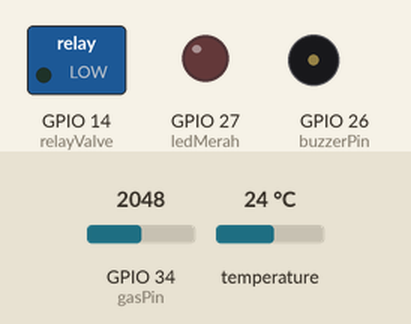
This sketch was run on a simulated ESP32. On the bench: switched loads named in the sketch (green lamp = pin HIGH), output pins drawn as LEDs (lit = HIGH), buzzer (waves = sounding, pin HIGH). The inputs (shaded band) are chosen by the test bench; at power-on: GPIO 34 (gasPin) = 2048, temperature 24 °C. WiFi joins after 1.5 s; servers stay silent unless stated; no MQTT or app messages arrive unless stated; what the sketch prints to the serial monitor is not drawn.

Above: at 2.7 s.
2.8 s: GPIO 34 (gasPin) set to 1951
At 3.6 s:
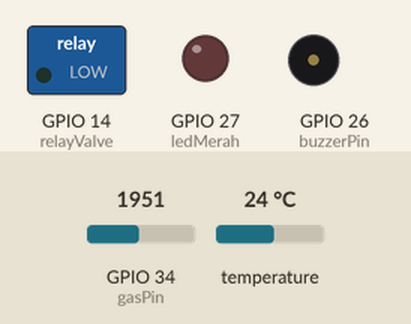
12.2 s: GPIO 34 (gasPin) set to 2040
At 16.9 s:
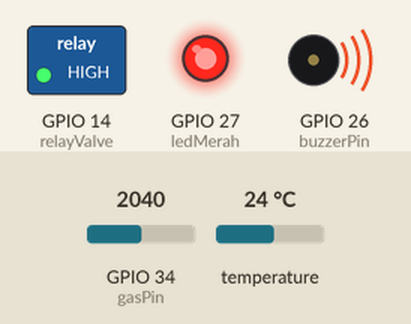
19.1 s: GPIO 34 (gasPin) set to 1960
At 21.9 s:
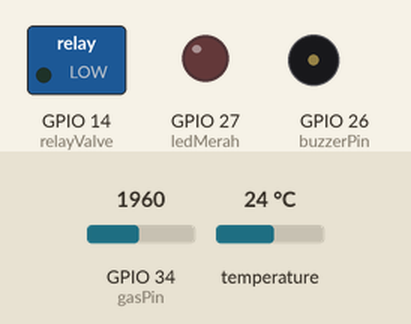
26.0 s: GPIO 34 (gasPin) set to 2047
At 32.0 s:
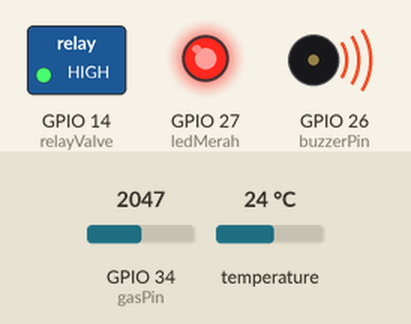
Timing chart, 0 to 33.5 s (numbered marks = the images above; inputs shaded):
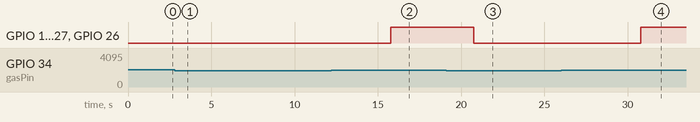

The sketch:

tugas6_gas_cutoff.ino
```cpp
#include <WiFi.h>
#include <PubSubClient.h>
#include <OneWire.h>
#include <DallasTemperature.h>

const char* ssid = "Wokwi-GUEST";
const char* password = "";

const char* mqtt_server = "eu.thingsboard.cloud";
const char* mqtt_token = "YOUR_THINGSBOARD_ACCESS_TOKEN";

WiFiClient espClient;
PubSubClient client(espClient);

// Definisi Pin & Sensor
const int gasPin = 34;   // Pin Sensor Gas (Potensiometer)
#define ONE_WIRE_BUS 4   // Pin Data DS18B20 terhubung ke GPIO 4

OneWire oneWire(ONE_WIRE_BUS);
DallasTemperature sensors(&oneWire);

const int ledMerah = 27;  // LED Indikator Bahaya
const int buzzerPin = 26; // Alarm Buzzer
const int relayValve = 14; // Kontrol Modul Relay & Solenoid Valve (LED Biru)

void setup_wifi() {
  delay(10);
  WiFi.begin(ssid, password);
  while (WiFi.status() != WL_CONNECTED) {
    delay(500);
    Serial.print(".");
  }
  Serial.println("\nWiFi connected");
}

void reconnect() {
  while (!client.connected()) {
    Serial.print("Attempting MQTT connection...");
    if (client.connect("ESP32Client", mqtt_token, "")) {
      Serial.println("connected");
    } else {
      Serial.print("failed, rc=");
      Serial.print(client.state());
      delay(5000);
    }
  }
}

void setup() {
  Serial.begin(115200);
  pinMode(ledMerah, OUTPUT);
  pinMode(buzzerPin, OUTPUT);
  pinMode(relayValve, OUTPUT);
  digitalWrite(relayValve, LOW); // Kondisi awal: katup terbuka

  sensors.begin(); // Memulai sensor DS18B20
  setup_wifi();
  client.setServer(mqtt_server, 1883);
}

unsigned long lastMsg = 0;

void loop() {
  if (!client.connected()) {
    reconnect();
  }
  client.loop();

  unsigned long now = millis();
  if (now - lastMsg > 5000) {
    lastMsg = now;

    int gasValue = analogRead(gasPin);
    sensors.requestTemperatures();
    float suhuValue = sensors.getTempCByIndex(0); // Membaca suhu Celsius

    String statusSistem = "Aman";

    // Logika Pengaman Ganda
    if (gasValue >= 2000 || suhuValue >= 45.0) {
      digitalWrite(ledMerah, HIGH);
      digitalWrite(buzzerPin, HIGH);
      digitalWrite(relayValve, HIGH); // Katup menutup
      statusSistem = "BAHAYA (Gas/Suhu Tinggi)";
    }
    else {
      digitalWrite(ledMerah, LOW);
      digitalWrite(buzzerPin, LOW);
      digitalWrite(relayValve, LOW); // Katup terbuka
      statusSistem = "Aman";
    }

    Serial.println("Gas: " + String(gasValue) + " | Suhu: " + String(suhuValue) + "°C | Status: " + statusSistem);

    // Kirim data telemetri multi-sensor ke ThingsBoard
    String payload = "{\"kadar_gas\": " + String(gasValue) + ", \"suhu\": " + String(suhuValue) + ", \"status_sistem\": \"" + statusSistem + "\"}";
    client.publish("v1/devices/me/telemetry", payload.c_str());
  }
}
```

Measured:
- after the input at 2.8 s, GPIO 14 (relayValve), GPIO 27 (ledMerah), GPIO 26 (buzzerPin): stays LOW (without the input it goes to HIGH after 3.0 s)
- after the input at 12.2 s, GPIO 14 (relayValve), GPIO 27 (ledMerah), GPIO 26 (buzzerPin): LOW → HIGH after 3.6 s
- after the input at 19.1 s, GPIO 14 (relayValve), GPIO 27 (ledMerah), GPIO 26 (buzzerPin): HIGH → LOW after 1.7 s
- after the input at 26.0 s, GPIO 14 (relayValve), GPIO 27 (ledMerah), GPIO 26 (buzzerPin): LOW → HIGH after 4.8 s
